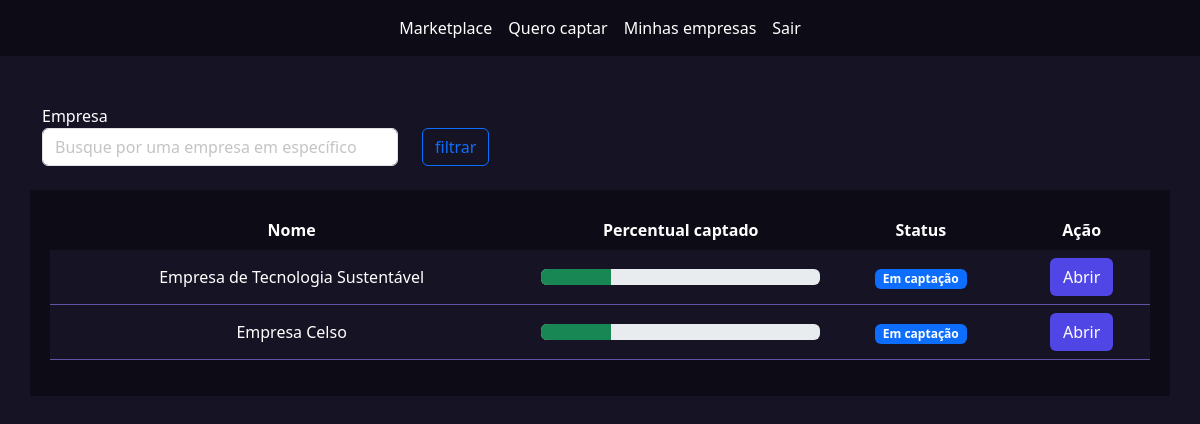
Page /empresarios/listar_empresas/ (signed in) on the committed database.
### empresarios/models.py (models this page shows, shortened)
class Empresas(models.Model):
    tempo_existencia_choices = (
        ('-6', 'Menos de 6 meses'),
        ('+6', 'Mais de 6 meses'),
        ('+1', 'Mais de 1 ano'),
        ('+5', 'Mais de 5 anos')
    )
    estagio_choices = (
        ('I', 'Tenho apenas uma idea'),
        ('MVP', 'Possuo um MVP'),
        ('MVPP', 'Possuo um MVP com clientes pagantes'),
        ('E', 'Empresa pronta para escalar'),
    )
    area_choices = (
        ('ED', 'Ed-tech'),
        ('FT', 'Fintech'),
        ('AT', 'Agrotech'),
    )
    user = models.ForeignKey(User, on_delete=models.DO_NOTHING)
    nome = models.CharField(max_length=50)
    cnpj = models.CharField(max_length=30)
    site = models.URLField()
    tempo_existencia = models.CharField(max_length=2, choices=tempo_existencia_choices, default='-6')
    descricao = models.TextField()
    data_final_captacao = models.DateField()
    percentual_equity = models.IntegerField() # Percentual esperado
    estagio = models.CharField(max_length=4, choices=estagio_choices, default='I')
    area = models.CharField(max_length=3, choices=area_choices)
    publico_alvo = models.CharField(max_length=3)
    valor = models.DecimalField(max_digits=9, decimal_places=2) # Valor total a ser vendido
    pitch = models.FileField(upload_to='pitchs', validators=[validate_file_size])
    logo = models.FileField(upload_to='logo', validators=[validate_file_size])
    @property
    def status(self):
        if date.today() > self.data_final_captacao:
            return mark_safe('<span class="badge bg-success">Captação finalizada</span>')
        return mark_safe('<span class="badge bg-primary">Em captação</span>')

### empresarios/views.py (the view)
# urls.py: path('listar_empresas/', views.listar_empresas, name="listar_empresas"),
def listar_empresas(request):
    if not request.user.is_authenticated:
        return redirect('/usuarios/logar')
    if request.method == "GET":
        nome_empresa = request.GET.get('empresa', '')
        if nome_empresa:
            empresas = Empresas.objects.filter(nome__icontains=nome_empresa).filter(user=request.user)
        else:
            empresas = Empresas.objects.all().filter(user=request.user)
        return render(request, 'listar_empresas.html', {'empresas': empresas, 'nome_empresa': nome_empresa})

### empresarios/templates/listar_empresas.html (shortened to what this page needs)
{% extends "base.html" %}
{% load static %}
{% block 'head' %}
<link rel="stylesheet" href="{% static 'empresarios/css/listar_empresas.css' %}">
<link rel="stylesheet" href="{% static 'usuarios/css/usuarios.css' %}">
{% endblock 'head' %}
{% block 'body' %}
    {% include "partials/barra_navegacao.html" %}
    <br><br>
    <div class="container">
        <div class="row">
            <div class="col-md-4">
                <form action="{% url 'listar_empresas' %}" method="GET">
                <label>Empresa</label>
                <input type="text" name="empresa" class="form-control" placeholder="Busque por uma empresa em específico" {% if nome_empresa %} value="{{ nome_empresa }}" {% endif %}>
            </div>
            <div class="col-md">
                <br>
                <input type="submit" value="filtrar" class="btn btn-outline-primary">
            </div>
        </div>
    </div>
    <br>
    <div class="container dark-color container_empresas">
        <table class="table">
            <thead >
              <tr class="cabecalho" style="background-color: transparent !important;">
                <th class="cabecalho" scope="col">Nome</th>
                <th class="cabecalho" scope="col">Percentual captado</th>
                <th class="cabecalho" scope="col">Status</th>
                <th class="cabecalho" scope="col">Ação</th>
              </tr>
            </thead>
            <tbody>
                {% for empresa in empresas %}
                    <tr class="linha">
                        <td class="linha">{{empresa.nome}}</td>
                        <td class="linha">
                            <div class="progress">
                                <div class="progress-bar bg-success" role="progressbar" style="width: 25%" aria-valuenow="25" aria-valuemin="0" aria-valuemax="100"></div>
                            </div>
                        </td>
                        <td class="linha">{{empresa.status}}</td>
                        <td class="linha"><a href="{% url 'empresa' empresa.id %}" class="btn btn-indigo-normal">Abrir</a></td>
                    </tr>
                {% endfor %}
            </tbody>
          </table>
    </div>
{% endblock 'body' %}

### templates/static/geral/css/base.css (style rules this page uses)
:root { --main-color: #161424; --dark-color: #0D0C16; --contrast-color: #4F46E5; }
body { color: white !important; background-color: var(--main-color) !important; }
.dark-color { background-color: var(--dark-color); color: white !important; }

### templates/static/empresarios/css/listar_empresas.css (style rules this page uses)
.container_empresas { padding: 20px; }
.table { border-collapse: collapse !important; width: 100%; }
.cabecalho { background-color: transparent !important; border: none; color: white !important; text-align: center; }
.linha { vertical-align: middle; padding: 24px; text-align: center; background-color: var(--main-color) !important; color: white !important; border-bottom: 1px solid #6154a8; }
th { background-color: var; }

### templates/static/usuarios/css/usuarios.css (style rules this page uses)
.btn-indigo-normal { background-color: var(--contrast-color); color: white; }

### rows in the picture
Empresas: nome "Empresa de Tecnologia Sustentável", status "Em captação"
Empresas: nome "Empresa Celso", status "Em captação"
